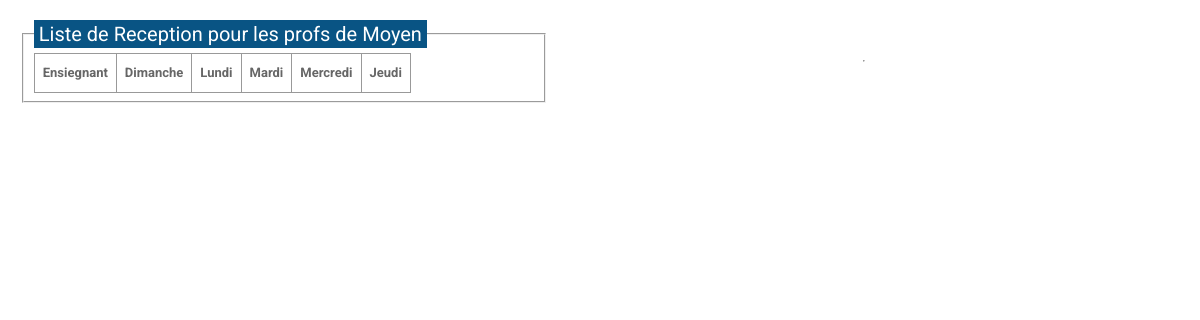
Before: /ReceptionProfCycles/ListeEnsReceptionMoyen.php with the older database file.
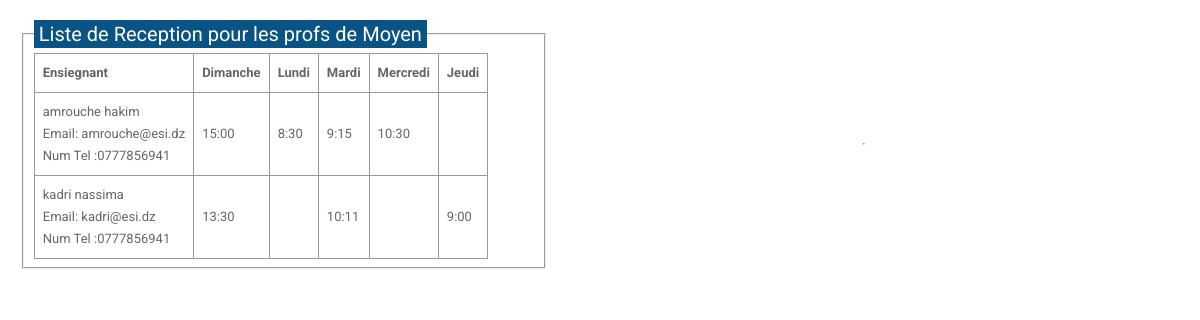
After: the same page with the newer database file.
### tables this page shows
CREATE TABLE IF NOT EXISTS `enseignants` (
  `id` bigint(20) NOT NULL AUTO_INCREMENT,
  `nom` varchar(25) NOT NULL,
  `prenom` varchar(25) NOT NULL,
  `dateNais` date NOT NULL,
  `adress` varchar(50) NOT NULL,
  `numTel1` varchar(20) NOT NULL,
  `numTel2` varchar(20) NOT NULL,
  `numTel3` varchar(20) NOT NULL,
  `idModule` int(11) NOT NULL,
  `idUser` int(11) NOT NULL,
  PRIMARY KEY (`id`)
);

CREATE TABLE IF NOT EXISTS `users` (
  `idUser` int(11) NOT NULL AUTO_INCREMENT,
  `email` varchar(50) NOT NULL,
  `password` varchar(50) NOT NULL,
  `username` varchar(20) NOT NULL,
  PRIMARY KEY (`idUser`)
);

CREATE TABLE IF NOT EXISTS `reception` (
  `id` int(11) NOT NULL AUTO_INCREMENT,
  `idEn` int(11) NOT NULL,
  `heureReception` varchar(15) NOT NULL,
  `jourReception` varchar(20) NOT NULL,
  PRIMARY KEY (`id`)
);

### Model/dbConfig.php (called while the page is built, shortened)
<?php
$db='e-school';
 $host='127.0.0.1';

### Model/niveau.php (called while the page is built, shortened)
<?php
require_once (__DIR__."/model.php");
class niveau{
    public static function getNivByCycle($cycle){
        $request="SELECT * FROM niveau WHERE cycle='$cycle'";
        return model::request($request);
    }
}
?>

### Model/model.php (called while the page is built, shortened)
<?php
class model{
    private static $conn;
    private static $isConnected = false;
    public static function connexion(){
        require_once __DIR__.'/dbConfig.php' ;
        if(!model::$isConnected){
        try{
            self::$conn = new PDO('mysql:host=localhost;dbname=e-school','root','');
            self::$isConnected = true;
        }
        catch(PDOException $e) {
            echo "Error: " . $e->getMessage();
            exit();
          }
        }
    }
    public static function request($req){
        $stmt=self::$conn->prepare($req);
        $stmt->execute(array());
        return self::fetchAll($stmt);
    }
    public static function fetchAll($resultatRequete){
        if($resultatRequete){
            return $resultatRequete->fetchAll();
        }else{
            return false;
        }
    }
    public static function getField($requeste){
        $stmt=self::$conn->prepare($requeste);
        $stmt -> execute();
        $field = $stmt -> fetch(PDO::FETCH_ASSOC);
        return $field;
    }
}
?>

### Controler/niveauCtrl.php (called while the page is built, shortened)
<?php
require_once "../Model/niveau.php";
class niveauCtrl{
    public function getNivByCycle($cycle){
        return niveau::getNivByCycle($cycle);
    }
}
?>

### Model/modules.php (called while the page is built, shortened)
<?php
require_once (__DIR__."/model.php");
class modules{
    public static function getModuleByIdNiv($idNiv){
        $request="SELECT * FROM modules WHERE idNiv='$idNiv'";
        return model::getField($request);
    }
}
?>

### Controler/moduleCtrl.php (called while the page is built, shortened)
<?php
require_once "../Model/modules.php";
class moduleCtrl{
    public function getModuleByIdNiv($idNiv){
        return modules::getModuleByIdNiv($idNiv);
    }
}
?>

### Model/enseignant.php (called while the page is built, shortened)
<?php
require_once (__DIR__."/model.php");
class enseignant{
    public static function getInfoAccount($idUser){
        $requete="SELECT * FROM users WHERE idUser='$idUser'";
        return model::request($requete);
    }
    public static function  getprofByIdMod($id){
        $requete="SELECT * From enseignants WHERE idModule='$id'";
        return model::request($requete);
    }
}
?>

### Controler/enseignantCtrl.php (called while the page is built, shortened)
<?php
require_once "../Model/enseignant.php";
class enseignantCtrl{
    public function getInfoAccount($idUser){
        return enseignant::getInfoAccount($idUser);
    }
    public function getprofByIdMod($id){
        return enseignant::getprofByIdMod($id);
    }
}
?>

### Model/reception.php (called while the page is built, shortened)
<?php
require_once (__DIR__."/model.php");
class reception{
    public static function getReceptionByidprofJour($idEnseignant,$jour){
        $requeste="SELECT * FROM reception WHERE idEn='$idEnseignant' AND jourReception='$jour'";
        return model::getField($requeste);
    }
}
?>

### Controler/receptionCtrl.php (called while the page is built, shortened)
<?php
require_once "../Model/reception.php";
class receptionCtrl{
    public function getReceptionByidprofJour($idEnseignant,$jour){
        return reception::getReceptionByidprofJour($idEnseignant,$jour);
    }
}
?>

### Vue/EmploiTempsCycleVue.php (the view)
<?php
require_once "../Controler/receptionCtrl.php";
require_once "../Controler/enseignantCtrl.php";
require_once "../Controler/moduleCtrl.php";
require_once "../Controler/niveauCtrl.php";
class EmploiTempsCycleVue{
    private $controller;
    public function __construct(){
        $this->controller = new receptionCtrl();
    }
    public function getTableReception($cycle,$legend){
        $ensCtrl=new enseignantCtrl();
        $nivCtrl=new niveauCtrl();
        $niveaux=$nivCtrl->getNivByCycle($cycle);
        $moduleCtrl=new moduleCtrl();
        echo '     <div class="testbox">  <fieldset><legend>'.$legend.'</legend>
        <table>
        <tr>
        <th>Ensiegnant</th>
        <th>Dimanche</th>
        <th>Lundi</th>
        <th>Mardi</th>
        <th>Mercredi</th>
        <th>Jeudi</th>
        </tr>';
        foreach($niveaux as $niv){
            $module=$moduleCtrl->getModuleByIdNiv($niv['idNiv']);
            if(count($module)){
                $profs=$ensCtrl->getprofByIdMod($module['idModule']);
            foreach($profs as $prof){
                $user=$ensCtrl->getInfoAccount($prof['idUser']);
        echo '
        <tr><td>'.$prof['nom'].'  '.$prof['prenom'].'<br/> Email: '.$user[0]['email'].'<br/> Num Tel :'.$prof['numTel1'].' </td>';
        $reception=$this->controller->getReceptionByidprofJour($prof['id'],'Dimanche');
        echo
        '<td>'.$reception['heureReception'].'</td>';
        $reception=$this->controller->getReceptionByidprofJour($prof['id'],'Lundi');
        echo'<td>'.$reception['heureReception'].'</td>';
        $reception=$this->controller->getReceptionByidprofJour($prof['id'],'Mardi');
        echo'<td>'.$reception['heureReception'].'</td>';
        $reception=$this->controller->getReceptionByidprofJour($prof['id'],'Mercredi');
        echo'<td>'.$reception['heureReception'].'</td>';
        $reception=$this->controller->getReceptionByidprofJour($prof['id'],'Jeudi');
        echo'<td>'.$reception['heureReception'].'</td></tr>'; }
    }
    }
        echo '
        </table>        </fieldset><hr/></div>';
    }
}
?>

Changed rows visible on the page:
added enseignants: nom "amrouche", prenom "hakim", idUser.email "amrouche@esi.dz", numTel1 "0777856941", reception.heureReception "15:00", reception.heureReception "8:30", reception.heureReception "9:15", reception.heureReception "10:30"
added enseignants: nom "kadri", prenom "nassima", idUser.email "kadri@esi.dz", numTel1 "0777856941", reception.heureReception "13:30", reception.heureReception "10:11", reception.heureReception "9:00"
